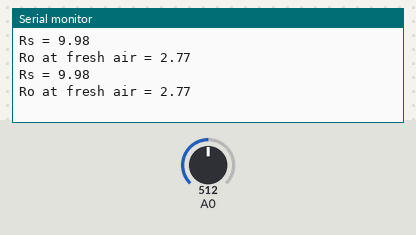
Recording of a sketch running on a simulated Arduino Uno, built with avr-gcc and run on an emulated ATmega328P. On the bench: the last lines printed to the serial monitor. The test bench sets the inputs (shaded band); at power-on: A0 = 512.

Above: at 1.8 s.
1.9 s: A0 set to 0
At 2.8 s:
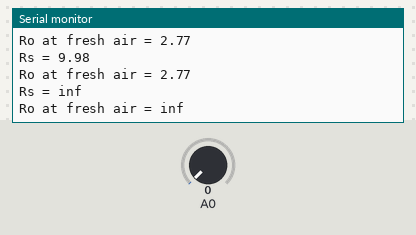
3.5 s: A0 set to 122
At 4.8 s:
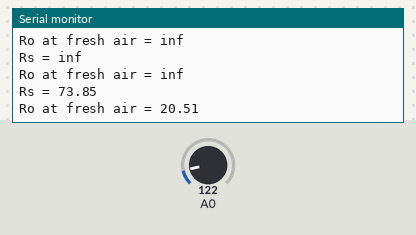

The sketch:

Ro_fresh_air.ino
```cpp
/* base on
 * Program to measure the value of R0 for a know RL at fresh air condition
 * Program by: B.Aswinth Raj
 * Website: www.circuitdigest.com
 * Dated: 28-12-2017
 */
//This program works best at a fresh air room with temperaure Temp: 20℃, Humidity: 30%, O2 concentration 21% and when the value of Rl is 10k

#define RL 10  //The value of resistor RL is 47K

float VRL;
float Rs;
float Ro;

void setup() //Runs only once
{
  Serial.begin(9600); //Initialise serial COM for displaying the value
}

void loop() {


  VRL = 5.0*analogRead(A0)/1023.0; //Convert analog value to voltage


  //RS = ((Vc/VRL)-1)*RL is the formulae we obtained from datasheet
  Rs = ((5.0/VRL)-1) * RL;
  Serial.print("Rs = ");
  Serial.println(Rs);

  //RS/RO is 3.6 as we obtained from graph of datasheet
  Ro = Rs/3.6;

  Serial.print("Ro at fresh air = ");
  Serial.println(Ro); //Display calculated Ro
  delay(1000); //delay of 1sec
}
```

Measured:
- after the input at 1.9 s, the serial monitor: prints a new line after 0.10 s (image 1)
- after the input at 3.5 s, the serial monitor: prints a new line after 0.50 s (image 2)
